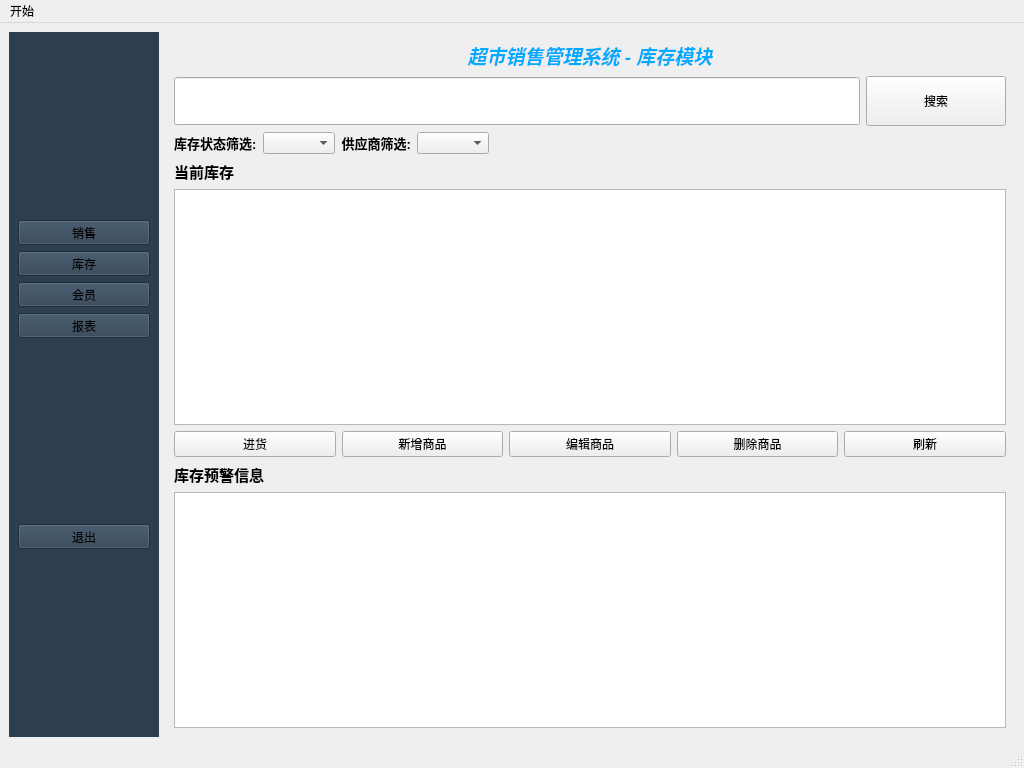
<?xml version="1.0" encoding="UTF-8"?>
<ui version="4.0">
 <class>MainWindow</class>
 <widget class="QMainWindow" name="MainWindow">
  <property name="geometry">
   <rect>
    <x>0</x>
    <y>0</y>
    <width>1024</width>
    <height>768</height>
   </rect>
  </property>
  <property name="windowTitle">
   <string>超市销售管理系统</string>
  </property>
  <property name="styleSheet">
   <string notr="true">/* 主窗口背景 */
QMainWindow {
    background-color: #f0f0f0;
}

/* 左侧导航区域 */
#centralwidget {
    background-color: #2c3e50;
}

/* 左侧导航按钮 - 综合改进 */
QToolButton {
    background-color: #3498db;
    color: white;
    border: none;
    padding: 12px 12px 12px 20px;
    font-size: 14px;
    border-radius: 4px;
    margin: 5px;
    text-align: left;
    min-width: 120px;
    transition: all 0.1s ease;  /* 添加平滑过渡效果 */
}

QToolButton:hover {
    background-color: #2980b9;
    padding-left: 22px;  /* 悬停时轻微右移 */
}

QToolButton:pressed {
    background-color: #154360;  /* 更深的蓝色 */
    color: #ecf0f1;
    border-left: 3px solid #f39c12;
    padding-left: 17px;  /* 保持总间距不变 */
    box-shadow: inset 2px 2px 4px rgba(0,0,0,0.2);
}

/* 当前选中按钮的特殊样式 */
QToolButton:checked {
    background-color: #1a5276;
    font-weight: bold;
    border-left: 3px solid #f1c40f;  /* 添加左侧高亮边框 */
}

#btnLogout:hover {
    background-color: #c0392b;
}

/* 内容区域标题 */
QLabel[text^=&quot;&lt;html&gt;&quot;] {
    color: #2c3e50;
    font-size: 16px;
}

/* 表格样式 */
QTableView {
    background-color: white;
    border: 1px solid #ddd;
    gridline-color: #eee;
    selection-background-color: #3498db;
    selection-color: white;
    font-size: 12px;
}

QTableView::item {
    padding: 8px;
}

QHeaderView::section {
    background-color: #3498db;
    color: white;
    padding: 8px;
    border: none;
    font-size: 12px;
}

/* 输入框样式 */
QLineEdit, QComboBox, QDateEdit {
    border: 1px solid #ddd;
    border-radius: 3px;
    padding: 8px;
    font-size: 13px;
    min-height: 30px;
}

QComboBox::drop-down {
    subcontrol-origin: padding;
    subcontrol-position: top right;
    width: 25px;
    border-left-width: 1px;
    border-left-color: #ddd;
    border-left-style: solid;
}

/* 按钮样式 */
QPushButton {
    background-color: #3498db;
    color: white;
    border: none;
    padding: 10px 20px;
    border-radius: 4px;
    font-size: 13px;
    min-width: 100px;
    min-height: 30px;
}

QPushButton:hover {
    background-color: #2980b9;
}

QPushButton:pressed {
    background-color: #1a5276;
}

/* 复选框样式 */
QCheckBox {
    spacing: 8px;
    font-size: 13px;
}

QCheckBox::indicator {
    width: 18px;
    height: 18px;
}

/* 状态栏 */
QStatusBar {
    background-color: #ecf0f1;
    color: #7f8c8d;
    font-size: 12px;
    padding: 5px;
}

/* 分组框 */
QGroupBox {
    border: 1px solid #ddd;
    border-radius: 3px;
    margin-top: 15px;
    font-size: 13px;
    font-weight: bold;
}

QGroupBox::title {
    subcontrol-origin: margin;
    left: 15px;
    padding: 0 5px;
}

/* 堆叠页面背景 */
QStackedWidget {
    background-color: white;
    border: 1px solid #ddd;
    border-radius: 5px;
    margin: 10px;
}

/* 销售页面购物车区域 */
#tblCart {
    background-color: #f9f9f9;
    border-top: 2px solid #3498db;
}

/* 销售页面商品列表 */
#tblProducts {
    background-color: #f9f9f9;
    border-top: 2px solid #2ecc71;
}

/* 会员信息表格 */
#tblMember_m {
    background-color: #f9f9f9;
    border-top: 2px solid #9b59b6;
}

/* 会员消费统计表格 */
#tblMemberStats_m {
    background-color: #f9f9f9;
    border-top: 2px solid #e67e22;
}

/* 报表数据表格 */
#tblReport {
    background-color: #f9f9f9;
    border-top: 2px solid #1abc9c;
}

/* 库存表格 */
#tblInventory_in {
    background-color: #f9f9f9;
    border-top: 2px solid #f1c40f;
}

/* 库存预警表格 */
#tblWarning_in {
    background-color: #fff8e1;
    border-top: 2px solid #e74c3c;
}</string>
  </property>
  <widget class="QWidget" name="centralwidget">
   <layout class="QHBoxLayout" name="horizontalLayout">
    <item>
     <widget class="QWidget" name="leftWidget" native="true">
      <property name="sizePolicy">
       <sizepolicy hsizetype="Fixed" vsizetype="Expanding">
        <horstretch>0</horstretch>
        <verstretch>0</verstretch>
       </sizepolicy>
      </property>
      <property name="minimumSize">
       <size>
        <width>150</width>
        <height>0</height>
       </size>
      </property>
      <property name="styleSheet">
       <string notr="true">background-color: #2c3e50;</string>
      </property>
      <layout class="QVBoxLayout" name="verticalLayout">
       <item>
        <spacer name="verticalSpacer">
         <property name="orientation">
          <enum>Qt::Orientation::Vertical</enum>
         </property>
         <property name="sizeHint" stdset="0">
          <size>
           <width>20</width>
           <height>40</height>
          </size>
         </property>
        </spacer>
       </item>
       <item>
        <widget class="QToolButton" name="btnSales">
         <property name="sizePolicy">
          <sizepolicy hsizetype="Expanding" vsizetype="Fixed">
           <horstretch>0</horstretch>
           <verstretch>0</verstretch>
          </sizepolicy>
         </property>
         <property name="text">
          <string>销售</string>
         </property>
        </widget>
       </item>
       <item>
        <widget class="QToolButton" name="btnInventory">
         <property name="sizePolicy">
          <sizepolicy hsizetype="Expanding" vsizetype="Fixed">
           <horstretch>0</horstretch>
           <verstretch>0</verstretch>
          </sizepolicy>
         </property>
         <property name="text">
          <string>库存</string>
         </property>
        </widget>
       </item>
       <item>
        <widget class="QToolButton" name="btnMember">
         <property name="sizePolicy">
          <sizepolicy hsizetype="Expanding" vsizetype="Fixed">
           <horstretch>0</horstretch>
           <verstretch>0</verstretch>
          </sizepolicy>
         </property>
         <property name="text">
          <string>会员</string>
         </property>
        </widget>
       </item>
       <item>
        <widget class="QToolButton" name="btnReport">
         <property name="sizePolicy">
          <sizepolicy hsizetype="Expanding" vsizetype="Fixed">
           <horstretch>0</horstretch>
           <verstretch>0</verstretch>
          </sizepolicy>
         </property>
         <property name="text">
          <string>报表</string>
         </property>
        </widget>
       </item>
       <item>
        <spacer name="verticalSpacer_2">
         <property name="orientation">
          <enum>Qt::Orientation::Vertical</enum>
         </property>
         <property name="sizeHint" stdset="0">
          <size>
           <width>20</width>
           <height>40</height>
          </size>
         </property>
        </spacer>
       </item>
       <item>
        <widget class="QToolButton" name="btnLogout">
         <property name="sizePolicy">
          <sizepolicy hsizetype="Expanding" vsizetype="Fixed">
           <horstretch>0</horstretch>
           <verstretch>0</verstretch>
          </sizepolicy>
         </property>
         <property name="text">
          <string>退出</string>
         </property>
        </widget>
       </item>
       <item>
        <spacer name="verticalSpacer_3">
         <property name="orientation">
          <enum>Qt::Orientation::Vertical</enum>
         </property>
         <property name="sizeHint" stdset="0">
          <size>
           <width>20</width>
           <height>40</height>
          </size>
         </property>
        </spacer>
       </item>
      </layout>
     </widget>
    </item>
    <item>
     <widget class="QStackedWidget" name="stackedWidget">
      <property name="styleSheet">
       <string notr="true">/* 主窗口背景 */
QMainWindow {
    background-color: #f0f0f0;
}

/* 左侧导航区域 */
#centralwidget {
    background-color: #2c3e50;
}

/* 左侧导航按钮 */
QToolButton {
    background-color: #3498db;
    color: white;
    border: none;
    padding: 12px;
    font-size: 14px;
    border-radius: 4px;
    margin: 5px;
    text-align: left;
    padding-left: 20px;
    min-width: 120px;
}

QToolButton:hover {
    background-color: #2980b9;
}

QToolButton:pressed {
    background-color: #1a5276;
}

/* 退出按钮特殊样式 */
#btnLogout {
    background-color: #e74c3c;
}

#btnLogout:hover {
    background-color: #c0392b;
}

/* 内容区域标题 */
QLabel[text^=&quot;&lt;html&gt;&quot;] {
    color: #2c3e50;
    font-size: 16px;
}

/* 表格样式 */
QTableView {
    background-color: white;
    border: 1px solid #ddd;
    gridline-color: #eee;
    selection-background-color: #3498db;
    selection-color: white;
    font-size: 12px;
}

QTableView::item {
    padding: 8px;
}

QHeaderView::section {
    background-color: #3498db;
    color: white;
    padding: 8px;
    border: none;
    font-size: 12px;
}

/* 输入框样式 */
QLineEdit, QComboBox, QDateEdit {
    border: 1px solid #ddd;
    border-radius: 3px;
    padding: 8px;
    font-size: 13px;
    min-height: 30px;
}

QComboBox::drop-down {
    subcontrol-origin: padding;
    subcontrol-position: top right;
    width: 25px;
    border-left-width: 1px;
    border-left-color: #ddd;
    border-left-style: solid;
}

/* 按钮样式 */
QPushButton {
    background-color: #3498db;
    color: white;
    border: none;
    padding: 10px 20px;
    border-radius: 4px;
    font-size: 13px;
    min-width: 100px;
    min-height: 30px;
}

QPushButton:hover {
    background-color: #2980b9;
}

QPushButton:pressed {
    background-color: #1a5276;
}

/* 复选框样式 */
QCheckBox {
    spacing: 8px;
    font-size: 13px;
}

QCheckBox::indicator {
    width: 18px;
    height: 18px;
}

/* 状态栏 */
QStatusBar {
    background-color: #ecf0f1;
    color: #7f8c8d;
    font-size: 12px;
    padding: 5px;
}

/* 分组框 */
QGroupBox {
    border: 1px solid #ddd;
    border-radius: 3px;
    margin-top: 15px;
    font-size: 13px;
    font-weight: bold;
}

QGroupBox::title {
    subcontrol-origin: margin;
    left: 15px;
    padding: 0 5px;
}

/* 堆叠页面背景 */
QStackedWidget {
    background-color: white;
    border: 1px solid #ddd;
    border-radius: 5px;
    margin: 10px;
}

/* 销售页面购物车区域 */
#tblCart {
    background-color: #f9f9f9;
    border-top: 2px solid #3498db;
}

/* 销售页面商品列表 */
#tblProducts {
    background-color: #f9f9f9;
    border-top: 2px solid #2ecc71;
}

/* 会员信息表格 */
#tblMember_m {
    background-color: #f9f9f9;
    border-top: 2px solid #9b59b6;
}

/* 会员消费统计表格 */
#tblMemberStats_m {
    background-color: #f9f9f9;
    border-top: 2px solid #e67e22;
}

/* 报表数据表格 */
#tblReport {
    background-color: #f9f9f9;
    border-top: 2px solid #1abc9c;
}

/* 库存表格 */
#tblInventory_in {
    background-color: #f9f9f9;
    border-top: 2px solid #f1c40f;
}

/* 库存预警表格 */
#tblWarning_in {
    background-color: #fff8e1;
    border-top: 2px solid #e74c3c;
}</string>
      </property>
      <property name="currentIndex">
       <number>3</number>
      </property>
      <widget class="SalesWidget" name="page_sales">
       <layout class="QVBoxLayout" name="verticalLayout_2">
        <item>
         <widget class="QLabel" name="label">
          <property name="text">
           <string>&lt;html&gt;&lt;head/&gt;&lt;body&gt;&lt;p align=&quot;center&quot;&gt;&lt;span style=&quot; font-size:14pt; font-weight:700; font-style:italic; color:#00aaff;&quot;&gt;超市销售管理系统 - 销售模块&lt;/span&gt;&lt;/p&gt;&lt;/body&gt;&lt;/html&gt;</string>
          </property>
         </widget>
        </item>
        <item>
         <layout class="QHBoxLayout" name="horizontalLayout_2">
          <item>
           <widget class="QLineEdit" name="txtSearch">
            <property name="minimumSize">
             <size>
              <width>0</width>
              <height>48</height>
             </size>
            </property>
           </widget>
          </item>
          <item>
           <widget class="QPushButton" name="btnSearch">
            <property name="minimumSize">
             <size>
              <width>140</width>
              <height>50</height>
             </size>
            </property>
            <property name="text">
             <string>查询</string>
            </property>
           </widget>
          </item>
         </layout>
        </item>
        <item>
         <widget class="QLabel" name="label_4">
          <property name="text">
           <string>&lt;html&gt;&lt;head/&gt;&lt;body&gt;&lt;p&gt;&lt;span style=&quot; font-size:11pt; font-weight:700;&quot;&gt;商品列表&lt;/span&gt;&lt;/p&gt;&lt;/body&gt;&lt;/html&gt;</string>
          </property>
         </widget>
        </item>
        <item>
         <layout class="QHBoxLayout" name="horizontalLayout_3">
          <item>
           <widget class="QTableView" name="tblProducts">
            <property name="sizePolicy">
             <sizepolicy hsizetype="Expanding" vsizetype="Expanding">
              <horstretch>1</horstretch>
              <verstretch>1</verstretch>
             </sizepolicy>
            </property>
           </widget>
          </item>
          <item>
           <layout class="QVBoxLayout" name="verticalLayout_3">
            <item>
             <widget class="QCheckBox" name="chkMember">
              <property name="text">
               <string>会员</string>
              </property>
             </widget>
            </item>
            <item>
             <widget class="QLabel" name="label_2">
              <property name="text">
               <string>&lt;html&gt;&lt;head/&gt;&lt;body&gt;&lt;p align=&quot;right&quot;&gt;&lt;span style=&quot; font-size:10pt;&quot;&gt;会员ID: &lt;/span&gt;&lt;/p&gt;&lt;/body&gt;&lt;/html&gt;</string>
              </property>
             </widget>
            </item>
            <item>
             <widget class="QLineEdit" name="txtMemberId"/>
            </item>
            <item>
             <widget class="QLabel" name="label_3">
              <property name="text">
               <string>&lt;html&gt;&lt;head/&gt;&lt;body&gt;&lt;p align=&quot;right&quot;&gt;&lt;span style=&quot; font-size:10pt;&quot;&gt;姓名:&lt;/span&gt;&lt;/p&gt;&lt;/body&gt;&lt;/html&gt;</string>
              </property>
             </widget>
            </item>
            <item>
             <widget class="QLineEdit" name="txtMemberName"/>
            </item>
            <item>
             <widget class="QLabel" name="label_19">
              <property name="text">
               <string>支付方式:</string>
              </property>
             </widget>
            </item>
            <item>
             <widget class="QComboBox" name="cbxPaymentMethod">
              <item>
               <property name="text">
                <string>会员卡</string>
               </property>
              </item>
              <item>
               <property name="text">
                <string>支付宝</string>
               </property>
              </item>
              <item>
               <property name="text">
                <string>现金</string>
               </property>
              </item>
              <item>
               <property name="text">
                <string>微信</string>
               </property>
              </item>
             </widget>
            </item>
            <item>
             <spacer name="verticalSpacer_4">
              <property name="orientation">
               <enum>Qt::Orientation::Vertical</enum>
              </property>
              <property name="sizeHint" stdset="0">
               <size>
                <width>20</width>
                <height>40</height>
               </size>
              </property>
             </spacer>
            </item>
            <item>
             <widget class="QPushButton" name="btnAdd">
              <property name="text">
               <string>添加到购物车</string>
              </property>
             </widget>
            </item>
            <item>
             <widget class="QPushButton" name="btnRemove">
              <property name="text">
               <string>从购物车移除</string>
              </property>
             </widget>
            </item>
            <item>
             <widget class="QPushButton" name="btnCheckout">
              <property name="text">
               <string>结账</string>
              </property>
             </widget>
            </item>
            <item>
             <spacer name="verticalSpacer_5">
              <property name="orientation">
               <enum>Qt::Orientation::Vertical</enum>
              </property>
              <property name="sizeHint" stdset="0">
               <size>
                <width>20</width>
                <height>40</height>
               </size>
              </property>
             </spacer>
            </item>
            <item>
             <layout class="QHBoxLayout" name="horizontalLayout_4">
              <item>
               <widget class="QLabel" name="label_11">
                <property name="text">
                 <string>&lt;html&gt;&lt;head/&gt;&lt;body&gt;&lt;p&gt;&lt;span style=&quot; font-size:10pt; font-weight:700;&quot;&gt;总计：&lt;/span&gt;&lt;/p&gt;&lt;/body&gt;&lt;/html&gt;</string>
                </property>
               </widget>
              </item>
              <item>
               <widget class="QLabel" name="lblTotal"/>
              </item>
             </layout>
            </item>
           </layout>
          </item>
         </layout>
        </item>
        <item>
         <widget class="QLabel" name="label_5">
          <property name="text">
           <string>&lt;html&gt;&lt;head/&gt;&lt;body&gt;&lt;p&gt;&lt;span style=&quot; font-size:11pt; font-weight:700;&quot;&gt;购物车&lt;/span&gt;&lt;/p&gt;&lt;/body&gt;&lt;/html&gt;</string>
          </property>
         </widget>
        </item>
        <item>
         <widget class="QTableView" name="tblCart">
          <property name="sizePolicy">
           <sizepolicy hsizetype="Expanding" vsizetype="Expanding">
            <horstretch>1</horstretch>
            <verstretch>1</verstretch>
           </sizepolicy>
          </property>
         </widget>
        </item>
       </layout>
      </widget>
      <widget class="member_widget" name="page_member">
       <layout class="QVBoxLayout" name="verticalLayout_4">
        <item>
         <widget class="QLabel" name="label_7">
          <property name="text">
           <string>&lt;html&gt;&lt;head/&gt;&lt;body&gt;&lt;p align=&quot;center&quot;&gt;&lt;span style=&quot; font-size:14pt; font-weight:700; font-style:italic; color:#00aaff;&quot;&gt;超市销售管理系统 - 会员模块&lt;/span&gt;&lt;/p&gt;&lt;/body&gt;&lt;/html&gt;</string>
          </property>
         </widget>
        </item>
        <item>
         <layout class="QHBoxLayout" name="horizontalLayout_5">
          <item>
           <widget class="QLineEdit" name="txtSearch_m">
            <property name="minimumSize">
             <size>
              <width>0</width>
              <height>48</height>
             </size>
            </property>
           </widget>
          </item>
          <item>
           <widget class="QPushButton" name="btnSearch_m">
            <property name="minimumSize">
             <size>
              <width>140</width>
              <height>50</height>
             </size>
            </property>
            <property name="text">
             <string>搜索</string>
            </property>
           </widget>
          </item>
         </layout>
        </item>
        <item>
         <layout class="QHBoxLayout" name="horizontalLayout_6">
          <item>
           <widget class="QLabel" name="label_9">
            <property name="text">
             <string>&lt;html&gt;&lt;head/&gt;&lt;body&gt;&lt;p&gt;&lt;span style=&quot; font-size:10pt; font-weight:700; font-style:italic;&quot;&gt;会员等级筛选:&lt;/span&gt;&lt;/p&gt;&lt;/body&gt;&lt;/html&gt;</string>
            </property>
           </widget>
          </item>
          <item>
           <widget class="QComboBox" name="cmbMemberLevel_m"/>
          </item>
          <item>
           <spacer name="horizontalSpacer">
            <property name="orientation">
             <enum>Qt::Orientation::Horizontal</enum>
            </property>
            <property name="sizeHint" stdset="0">
             <size>
              <width>40</width>
              <height>20</height>
             </size>
            </property>
           </spacer>
          </item>
         </layout>
        </item>
        <item>
         <widget class="QLabel" name="label_10">
          <property name="text">
           <string>&lt;html&gt;&lt;head/&gt;&lt;body&gt;&lt;p&gt;&lt;span style=&quot; font-size:10pt; font-weight:700;&quot;&gt;会员信息表格&lt;/span&gt;&lt;/p&gt;&lt;/body&gt;&lt;/html&gt;</string>
          </property>
         </widget>
        </item>
        <item>
         <widget class="QTableView" name="tblMember_m">
          <property name="sizePolicy">
           <sizepolicy hsizetype="Expanding" vsizetype="Expanding">
            <horstretch>1</horstretch>
            <verstretch>1</verstretch>
           </sizepolicy>
          </property>
         </widget>
        </item>
        <item>
         <layout class="QHBoxLayout" name="horizontalLayout_7">
          <item>
           <widget class="QPushButton" name="btnAddMember_m">
            <property name="text">
             <string>新增会员</string>
            </property>
           </widget>
          </item>
          <item>
           <widget class="QPushButton" name="btnRefresh_m">
            <property name="text">
             <string>刷新</string>
            </property>
           </widget>
          </item>
          <item>
           <widget class="QPushButton" name="btnEditMember_m">
            <property name="text">
             <string>编辑会员</string>
            </property>
           </widget>
          </item>
          <item>
           <widget class="QPushButton" name="btnDeleteMember_m">
            <property name="text">
             <string>删除会员</string>
            </property>
           </widget>
          </item>
         </layout>
        </item>
        <item>
         <widget class="QLabel" name="label_12">
          <property name="text">
           <string>&lt;html&gt;&lt;head/&gt;&lt;body&gt;&lt;p&gt;&lt;span style=&quot; font-size:10pt; font-weight:700;&quot;&gt;会员消费统计&lt;/span&gt;&lt;/p&gt;&lt;/body&gt;&lt;/html&gt;</string>
          </property>
         </widget>
        </item>
        <item>
         <widget class="QTableView" name="tblMemberStats_m">
          <property name="sizePolicy">
           <sizepolicy hsizetype="Expanding" vsizetype="Expanding">
            <horstretch>1</horstretch>
            <verstretch>1</verstretch>
           </sizepolicy>
          </property>
         </widget>
        </item>
       </layout>
      </widget>
      <widget class="report_widget" name="page_report">
       <layout class="QVBoxLayout" name="verticalLayout_5">
        <item>
         <widget class="QLabel" name="label_8">
          <property name="text">
           <string>&lt;html&gt;&lt;head/&gt;&lt;body&gt;&lt;p align=&quot;center&quot;&gt;&lt;span style=&quot; font-size:14pt; font-weight:700; font-style:italic; color:#00aaff;&quot;&gt;超市销售管理系统 - 报表模块&lt;/span&gt;&lt;/p&gt;&lt;/body&gt;&lt;/html&gt;</string>
          </property>
         </widget>
        </item>
        <item>
         <layout class="QHBoxLayout" name="horizontalLayout_8">
          <item>
           <widget class="QLabel" name="label_13">
            <property name="text">
             <string>&lt;html&gt;&lt;head/&gt;&lt;body&gt;&lt;p&gt;&lt;span style=&quot; font-size:10pt; font-weight:700;&quot;&gt;时间范围:&lt;/span&gt;&lt;/p&gt;&lt;/body&gt;&lt;/html&gt;</string>
            </property>
           </widget>
          </item>
          <item>
           <widget class="QDateEdit" name="dateStart_report"/>
          </item>
          <item>
           <widget class="QLabel" name="label_14">
            <property name="text">
             <string>&lt;html&gt;&lt;head/&gt;&lt;body&gt;&lt;p align=&quot;center&quot;&gt;&lt;span style=&quot; font-size:10pt; font-weight:700;&quot;&gt;至 &lt;/span&gt;&lt;/p&gt;&lt;/body&gt;&lt;/html&gt;</string>
            </property>
           </widget>
          </item>
          <item>
           <widget class="QDateEdit" name="dateEnd_report"/>
          </item>
          <item>
           <widget class="QLabel" name="label_15">
            <property name="text">
             <string>&lt;html&gt;&lt;head/&gt;&lt;body&gt;&lt;p&gt;&lt;span style=&quot; font-size:10pt; font-weight:700;&quot;&gt;报表类型:&lt;/span&gt;&lt;/p&gt;&lt;/body&gt;&lt;/html&gt;</string>
            </property>
           </widget>
          </item>
          <item>
           <widget class="QComboBox" name="cmbReportType"/>
          </item>
          <item>
           <spacer name="horizontalSpacer_2">
            <property name="orientation">
             <enum>Qt::Orientation::Horizontal</enum>
            </property>
            <property name="sizeHint" stdset="0">
             <size>
              <width>40</width>
              <height>20</height>
             </size>
            </property>
           </spacer>
          </item>
          <item>
           <widget class="QPushButton" name="btnGenerate_report">
            <property name="text">
             <string>生成报表</string>
            </property>
           </widget>
          </item>
         </layout>
        </item>
        <item>
         <widget class="QLabel" name="label_16">
          <property name="text">
           <string>&lt;html&gt;&lt;head/&gt;&lt;body&gt;&lt;p&gt;&lt;span style=&quot; font-size:10pt; font-weight:700;&quot;&gt;报表数据表格&lt;/span&gt;&lt;/p&gt;&lt;/body&gt;&lt;/html&gt;</string>
          </property>
         </widget>
        </item>
        <item>
         <widget class="QTableView" name="tblReport">
          <property name="sizePolicy">
           <sizepolicy hsizetype="Expanding" vsizetype="Expanding">
            <horstretch>1</horstretch>
            <verstretch>1</verstretch>
           </sizepolicy>
          </property>
         </widget>
        </item>
        <item>
         <layout class="QHBoxLayout" name="horizontalLayout_9">
          <item>
           <widget class="QPushButton" name="btnExport_report">
            <property name="text">
             <string>导出Excel</string>
            </property>
           </widget>
          </item>
          <item>
           <spacer name="horizontalSpacer_3">
            <property name="orientation">
             <enum>Qt::Orientation::Horizontal</enum>
            </property>
            <property name="sizeHint" stdset="0">
             <size>
              <width>40</width>
              <height>20</height>
             </size>
            </property>
           </spacer>
          </item>
          <item>
           <widget class="QPushButton" name="btnRefresh_report">
            <property name="text">
             <string>刷新</string>
            </property>
           </widget>
          </item>
         </layout>
        </item>
       </layout>
      </widget>
      <widget class="inventory_widget" name="page_inventory">
       <layout class="QVBoxLayout" name="verticalLayout_6">
        <item>
         <widget class="QLabel" name="label_6">
          <property name="text">
           <string>&lt;html&gt;&lt;head/&gt;&lt;body&gt;&lt;p align=&quot;center&quot;&gt;&lt;span style=&quot; font-size:14pt; font-weight:700; font-style:italic; color:#00aaff;&quot;&gt;超市销售管理系统 - 库存模块&lt;/span&gt;&lt;/p&gt;&lt;/body&gt;&lt;/html&gt;</string>
          </property>
         </widget>
        </item>
        <item>
         <layout class="QHBoxLayout" name="horizontalLayout_10">
          <item>
           <widget class="QLineEdit" name="txtSearch_in">
            <property name="minimumSize">
             <size>
              <width>0</width>
              <height>48</height>
             </size>
            </property>
           </widget>
          </item>
          <item>
           <widget class="QPushButton" name="btnSearch_in">
            <property name="minimumSize">
             <size>
              <width>140</width>
              <height>50</height>
             </size>
            </property>
            <property name="text">
             <string>搜索</string>
            </property>
           </widget>
          </item>
         </layout>
        </item>
        <item>
         <layout class="QHBoxLayout" name="horizontalLayout_11">
          <item>
           <widget class="QLabel" name="label_20">
            <property name="text">
             <string>&lt;html&gt;&lt;head/&gt;&lt;body&gt;&lt;p&gt;&lt;span style=&quot; font-size:10pt; font-weight:700;&quot;&gt;库存状态筛选:&lt;/span&gt;&lt;/p&gt;&lt;/body&gt;&lt;/html&gt;</string>
            </property>
           </widget>
          </item>
          <item>
           <widget class="QComboBox" name="cmbStockStatus_in"/>
          </item>
          <item>
           <widget class="QLabel" name="label_21">
            <property name="text">
             <string>&lt;html&gt;&lt;head/&gt;&lt;body&gt;&lt;p align=&quot;right&quot;&gt;&lt;span style=&quot; font-size:10pt; font-weight:700;&quot;&gt;供应商筛选:&lt;/span&gt;&lt;/p&gt;&lt;/body&gt;&lt;/html&gt;</string>
            </property>
           </widget>
          </item>
          <item>
           <widget class="QComboBox" name="cmbSupplier_in"/>
          </item>
          <item>
           <spacer name="horizontalSpacer_4">
            <property name="orientation">
             <enum>Qt::Orientation::Horizontal</enum>
            </property>
            <property name="sizeHint" stdset="0">
             <size>
              <width>40</width>
              <height>20</height>
             </size>
            </property>
           </spacer>
          </item>
         </layout>
        </item>
        <item>
         <widget class="QLabel" name="label_22">
          <property name="text">
           <string>&lt;html&gt;&lt;head/&gt;&lt;body&gt;&lt;p&gt;&lt;span style=&quot; font-size:11pt; font-weight:700;&quot;&gt;当前库存&lt;/span&gt;&lt;/p&gt;&lt;/body&gt;&lt;/html&gt;</string>
          </property>
         </widget>
        </item>
        <item>
         <widget class="QTableView" name="tblInventory_in">
          <property name="sizePolicy">
           <sizepolicy hsizetype="Expanding" vsizetype="Expanding">
            <horstretch>1</horstretch>
            <verstretch>1</verstretch>
           </sizepolicy>
          </property>
         </widget>
        </item>
        <item>
         <layout class="QHBoxLayout" name="horizontalLayout_12">
          <item>
           <widget class="QPushButton" name="btnStockIn_in">
            <property name="text">
             <string>进货</string>
            </property>
           </widget>
          </item>
          <item>
           <widget class="QPushButton" name="btnAddProduct_in">
            <property name="text">
             <string>新增商品</string>
            </property>
           </widget>
          </item>
          <item>
           <widget class="QPushButton" name="btnEditProduct_in">
            <property name="text">
             <string>编辑商品</string>
            </property>
           </widget>
          </item>
          <item>
           <widget class="QPushButton" name="btnDeleteProduct_in">
            <property name="text">
             <string>删除商品</string>
            </property>
           </widget>
          </item>
          <item>
           <widget class="QPushButton" name="btnRefresh_in">
            <property name="text">
             <string>刷新</string>
            </property>
           </widget>
          </item>
         </layout>
        </item>
        <item>
         <widget class="QLabel" name="label_23">
          <property name="text">
           <string>&lt;html&gt;&lt;head/&gt;&lt;body&gt;&lt;p&gt;&lt;span style=&quot; font-size:11pt; font-weight:700;&quot;&gt;库存预警信息&lt;/span&gt;&lt;/p&gt;&lt;/body&gt;&lt;/html&gt;</string>
          </property>
         </widget>
        </item>
        <item>
         <widget class="QTableView" name="tblWarning_in">
          <property name="sizePolicy">
           <sizepolicy hsizetype="Expanding" vsizetype="Expanding">
            <horstretch>1</horstretch>
            <verstretch>1</verstretch>
           </sizepolicy>
          </property>
         </widget>
        </item>
       </layout>
      </widget>
     </widget>
    </item>
   </layout>
  </widget>
  <widget class="QStatusBar" name="statusbar"/>
  <widget class="QMenuBar" name="menubar">
   <property name="geometry">
    <rect>
     <x>0</x>
     <y>0</y>
     <width>1024</width>
     <height>18</height>
    </rect>
   </property>
   <widget class="QMenu" name="menu">
    <property name="title">
     <string>开始</string>
    </property>
   </widget>
   <addaction name="menu"/>
  </widget>
 </widget>
 <customwidgets>
  <customwidget>
   <class>SalesWidget</class>
   <extends>QWidget</extends>
   <header>saleswidget.h</header>
   <container>1</container>
  </customwidget>
  <customwidget>
   <class>inventory_widget</class>
   <extends>QWidget</extends>
   <header>inventory_widget.h</header>
   <container>1</container>
  </customwidget>
  <customwidget>
   <class>member_widget</class>
   <extends>QWidget</extends>
   <header>member_widget.h</header>
   <container>1</container>
  </customwidget>
  <customwidget>
   <class>report_widget</class>
   <extends>QWidget</extends>
   <header>report_widget.h</header>
   <container>1</container>
  </customwidget>
 </customwidgets>
 <resources/>
 <connections/>
</ui>
